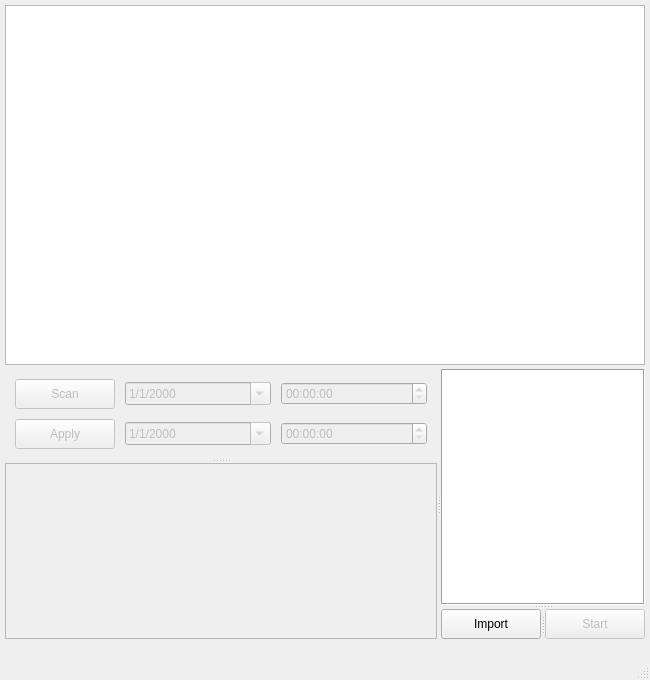
<?xml version="1.0" encoding="UTF-8"?>
<ui version="4.0">
 <class>MainWindow</class>
 <widget class="QMainWindow" name="MainWindow">
  <property name="windowModality">
   <enum>Qt::NonModal</enum>
  </property>
  <property name="enabled">
   <bool>true</bool>
  </property>
  <property name="geometry">
   <rect>
    <x>0</x>
    <y>0</y>
    <width>650</width>
    <height>680</height>
   </rect>
  </property>
  <property name="sizePolicy">
   <sizepolicy hsizetype="Minimum" vsizetype="Minimum">
    <horstretch>0</horstretch>
    <verstretch>0</verstretch>
   </sizepolicy>
  </property>
  <property name="windowTitle">
   <string>MainWindow</string>
  </property>
  <property name="windowOpacity">
   <double>1.000000000000000</double>
  </property>
  <property name="autoFillBackground">
   <bool>true</bool>
  </property>
  <property name="styleSheet">
   <string notr="true"/>
  </property>
  <property name="animated">
   <bool>true</bool>
  </property>
  <property name="documentMode">
   <bool>false</bool>
  </property>
  <property name="tabShape">
   <enum>QTabWidget::Rounded</enum>
  </property>
  <widget class="QWidget" name="centralwidget">
   <property name="enabled">
    <bool>true</bool>
   </property>
   <property name="sizePolicy">
    <sizepolicy hsizetype="MinimumExpanding" vsizetype="MinimumExpanding">
     <horstretch>0</horstretch>
     <verstretch>0</verstretch>
    </sizepolicy>
   </property>
   <property name="autoFillBackground">
    <bool>false</bool>
   </property>
   <widget class="QGraphicsView" name="video">
    <property name="geometry">
     <rect>
      <x>5</x>
      <y>5</y>
      <width>640</width>
      <height>360</height>
     </rect>
    </property>
    <property name="sizePolicy">
     <sizepolicy hsizetype="Preferred" vsizetype="Preferred">
      <horstretch>0</horstretch>
      <verstretch>0</verstretch>
     </sizepolicy>
    </property>
    <property name="minimumSize">
     <size>
      <width>640</width>
      <height>360</height>
     </size>
    </property>
    <property name="maximumSize">
     <size>
      <width>3840</width>
      <height>2160</height>
     </size>
    </property>
    <property name="sizeIncrement">
     <size>
      <width>16</width>
      <height>9</height>
     </size>
    </property>
    <property name="baseSize">
     <size>
      <width>16</width>
      <height>9</height>
     </size>
    </property>
    <property name="cursor" stdset="0">
     <cursorShape>CrossCursor</cursorShape>
    </property>
    <property name="mouseTracking">
     <bool>true</bool>
    </property>
    <property name="toolTip">
     <string comment="select time and date" extracomment="select time and date">select time and date</string>
    </property>
    <property name="statusTip">
     <string>select time and date</string>
    </property>
    <property name="autoFillBackground">
     <bool>false</bool>
    </property>
   </widget>
   <widget class="QSplitter" name="control">
    <property name="geometry">
     <rect>
      <x>5</x>
      <y>369</y>
      <width>640</width>
      <height>270</height>
     </rect>
    </property>
    <property name="sizePolicy">
     <sizepolicy hsizetype="MinimumExpanding" vsizetype="MinimumExpanding">
      <horstretch>0</horstretch>
      <verstretch>0</verstretch>
     </sizepolicy>
    </property>
    <property name="minimumSize">
     <size>
      <width>640</width>
      <height>270</height>
     </size>
    </property>
    <property name="frameShape">
     <enum>QFrame::NoFrame</enum>
    </property>
    <property name="frameShadow">
     <enum>QFrame::Sunken</enum>
    </property>
    <property name="midLineWidth">
     <number>1</number>
    </property>
    <property name="orientation">
     <enum>Qt::Horizontal</enum>
    </property>
    <property name="opaqueResize">
     <bool>true</bool>
    </property>
    <property name="childrenCollapsible">
     <bool>true</bool>
    </property>
    <widget class="QSplitter" name="date_box">
     <property name="sizePolicy">
      <sizepolicy hsizetype="MinimumExpanding" vsizetype="MinimumExpanding">
       <horstretch>0</horstretch>
       <verstretch>0</verstretch>
      </sizepolicy>
     </property>
     <property name="frameShape">
      <enum>QFrame::NoFrame</enum>
     </property>
     <property name="frameShadow">
      <enum>QFrame::Sunken</enum>
     </property>
     <property name="lineWidth">
      <number>1</number>
     </property>
     <property name="midLineWidth">
      <number>1</number>
     </property>
     <property name="orientation">
      <enum>Qt::Vertical</enum>
     </property>
     <widget class="QWidget" name="layoutWidget">
      <layout class="QGridLayout" name="gridLayout">
       <property name="sizeConstraint">
        <enum>QLayout::SetMinAndMaxSize</enum>
       </property>
       <property name="leftMargin">
        <number>10</number>
       </property>
       <property name="topMargin">
        <number>10</number>
       </property>
       <property name="rightMargin">
        <number>10</number>
       </property>
       <property name="bottomMargin">
        <number>10</number>
       </property>
       <property name="spacing">
        <number>10</number>
       </property>
       <item row="0" column="1">
        <widget class="QDateEdit" name="system_date">
         <property name="enabled">
          <bool>false</bool>
         </property>
         <property name="statusTip">
          <string>system date</string>
         </property>
         <property name="currentSection">
          <enum>QDateTimeEdit::DaySection</enum>
         </property>
         <property name="displayFormat">
          <string>d/M/yyyy</string>
         </property>
         <property name="calendarPopup">
          <bool>true</bool>
         </property>
        </widget>
       </item>
       <item row="1" column="2">
        <widget class="QTimeEdit" name="actual_time">
         <property name="enabled">
          <bool>false</bool>
         </property>
         <property name="statusTip">
          <string>actual time</string>
         </property>
         <property name="displayFormat">
          <string>hh:mm:ss</string>
         </property>
        </widget>
       </item>
       <item row="1" column="1">
        <widget class="QDateEdit" name="actual_date">
         <property name="enabled">
          <bool>false</bool>
         </property>
         <property name="statusTip">
          <string>actual date</string>
         </property>
         <property name="currentSection">
          <enum>QDateTimeEdit::DaySection</enum>
         </property>
         <property name="displayFormat">
          <string>d/M/yyyy</string>
         </property>
         <property name="calendarPopup">
          <bool>true</bool>
         </property>
        </widget>
       </item>
       <item row="0" column="2">
        <widget class="QTimeEdit" name="system_time">
         <property name="enabled">
          <bool>false</bool>
         </property>
         <property name="statusTip">
          <string>system time</string>
         </property>
         <property name="displayFormat">
          <string>hh:mm:ss</string>
         </property>
        </widget>
       </item>
       <item row="1" column="0">
        <widget class="QPushButton" name="apply_button">
         <property name="enabled">
          <bool>false</bool>
         </property>
         <property name="sizePolicy">
          <sizepolicy hsizetype="Fixed" vsizetype="Fixed">
           <horstretch>0</horstretch>
           <verstretch>0</verstretch>
          </sizepolicy>
         </property>
         <property name="minimumSize">
          <size>
           <width>100</width>
           <height>30</height>
          </size>
         </property>
         <property name="maximumSize">
          <size>
           <width>100</width>
           <height>30</height>
          </size>
         </property>
         <property name="statusTip">
          <string>apply actual time</string>
         </property>
         <property name="text">
          <string>Apply</string>
         </property>
        </widget>
       </item>
       <item row="0" column="0">
        <widget class="QPushButton" name="scan_button">
         <property name="enabled">
          <bool>false</bool>
         </property>
         <property name="sizePolicy">
          <sizepolicy hsizetype="Fixed" vsizetype="Fixed">
           <horstretch>0</horstretch>
           <verstretch>0</verstretch>
          </sizepolicy>
         </property>
         <property name="minimumSize">
          <size>
           <width>100</width>
           <height>30</height>
          </size>
         </property>
         <property name="maximumSize">
          <size>
           <width>100</width>
           <height>30</height>
          </size>
         </property>
         <property name="statusTip">
          <string>scan date &amp; time</string>
         </property>
         <property name="text">
          <string>Scan</string>
         </property>
        </widget>
       </item>
      </layout>
     </widget>
     <widget class="QFrame" name="frame">
      <property name="sizePolicy">
       <sizepolicy hsizetype="MinimumExpanding" vsizetype="MinimumExpanding">
        <horstretch>0</horstretch>
        <verstretch>0</verstretch>
       </sizepolicy>
      </property>
      <property name="autoFillBackground">
       <bool>true</bool>
      </property>
      <property name="frameShape">
       <enum>QFrame::StyledPanel</enum>
      </property>
      <property name="frameShadow">
       <enum>QFrame::Raised</enum>
      </property>
      <property name="lineWidth">
       <number>0</number>
      </property>
     </widget>
    </widget>
    <widget class="QSplitter" name="buttons_files">
     <property name="orientation">
      <enum>Qt::Vertical</enum>
     </property>
     <widget class="QListView" name="imported_files">
      <property name="enabled">
       <bool>true</bool>
      </property>
      <property name="sizePolicy">
       <sizepolicy hsizetype="MinimumExpanding" vsizetype="MinimumExpanding">
        <horstretch>0</horstretch>
        <verstretch>0</verstretch>
       </sizepolicy>
      </property>
      <property name="minimumSize">
       <size>
        <width>100</width>
        <height>205</height>
       </size>
      </property>
      <property name="maximumSize">
       <size>
        <width>205</width>
        <height>500</height>
       </size>
      </property>
      <property name="frameShape">
       <enum>QFrame::Box</enum>
      </property>
      <property name="frameShadow">
       <enum>QFrame::Sunken</enum>
      </property>
     </widget>
     <widget class="QSplitter" name="buttons">
      <property name="orientation">
       <enum>Qt::Horizontal</enum>
      </property>
      <widget class="QPushButton" name="import_button">
       <property name="minimumSize">
        <size>
         <width>100</width>
         <height>30</height>
        </size>
       </property>
       <property name="maximumSize">
        <size>
         <width>100</width>
         <height>30</height>
        </size>
       </property>
       <property name="cursor">
        <cursorShape>PointingHandCursor</cursorShape>
       </property>
       <property name="statusTip">
        <string>import videos</string>
       </property>
       <property name="text">
        <string>Import</string>
       </property>
      </widget>
      <widget class="QPushButton" name="start_button">
       <property name="enabled">
        <bool>false</bool>
       </property>
       <property name="sizePolicy">
        <sizepolicy hsizetype="Fixed" vsizetype="Fixed">
         <horstretch>0</horstretch>
         <verstretch>0</verstretch>
        </sizepolicy>
       </property>
       <property name="minimumSize">
        <size>
         <width>100</width>
         <height>30</height>
        </size>
       </property>
       <property name="maximumSize">
        <size>
         <width>100</width>
         <height>30</height>
        </size>
       </property>
       <property name="cursor">
        <cursorShape>PointingHandCursor</cursorShape>
       </property>
       <property name="statusTip">
        <string>start processing</string>
       </property>
       <property name="text">
        <string>Start</string>
       </property>
      </widget>
     </widget>
    </widget>
   </widget>
  </widget>
  <widget class="QMenuBar" name="menubar">
   <property name="geometry">
    <rect>
     <x>0</x>
     <y>0</y>
     <width>650</width>
     <height>21</height>
    </rect>
   </property>
  </widget>
  <widget class="QStatusBar" name="statusbar"/>
 </widget>
 <resources/>
 <connections/>
 <designerdata>
  <property name="gridDeltaX">
   <number>15</number>
  </property>
  <property name="gridDeltaY">
   <number>15</number>
  </property>
  <property name="gridSnapX">
   <bool>true</bool>
  </property>
  <property name="gridSnapY">
   <bool>true</bool>
  </property>
  <property name="gridVisible">
   <bool>true</bool>
  </property>
 </designerdata>
</ui>
